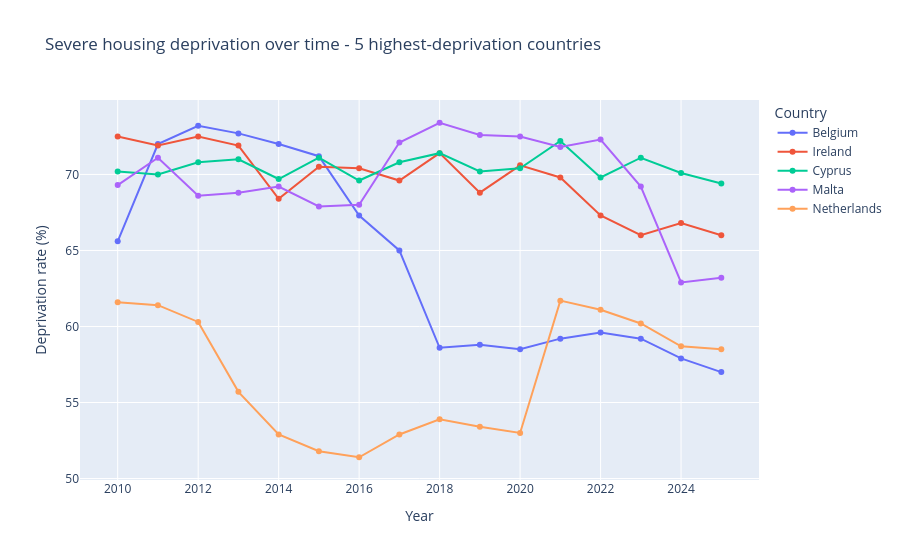

The notebook cell saved with this chart:
### Code cell
# plot 5: deprivation over time for top 5 worst countries
# useful for tracking whether ESF+ funding is having an impact

top5 = latest_dep.sort_values("deprivation_rate", ascending=False).head(5)["geo"].tolist()
dep_top5 = df_deprivation_clean[df_deprivation_clean["geo"].isin(top5)]

fig5 = px.line(
    dep_top5, x="year", y="deprivation_rate", color="geo", markers=True,
    title="Severe housing deprivation over time - 5 highest-deprivation countries",
    labels={"deprivation_rate": "Deprivation rate (%)", "year": "Year", "geo": "Country"}
)
fig5.show()

### Figure 1 — Plotly figure (JSON) as saved in the notebook; plotly's stock layout.template omitted (floating-point values rounded to 4 significant figures)
{"data": [{"hovertemplate": "Country=Belgium<br>Year=%{x}<br>Deprivation rate (%)=%{y}<extra></extra>", "legendgroup": "Belgium", "line": {"color": "#636efa", "dash": "solid"}, "marker": {"symbol": "circle"}, "mode": "lines+markers", "name": "Belgium", "orientation": "v", "showlegend": true, "type": "scatter", "x": [2010, 2011, 2012, 2013, 2014, 2015, 2016, 2017, 2018, 2019, 2020, 2021, 2022, 2023, 2024, 2025], "xaxis": "x", "y": [65.6, 72.0, 73.2, 72.7, 72.0, 71.2, 67.3, 65.0, 58.6, 58.8, 58.5, 59.2, 59.6, 59.2, 57.9, 57.0], "yaxis": "y"}, {"hovertemplate": "Country=Ireland<br>Year=%{x}<br>Deprivation rate (%)=%{y}<extra></extra>", "legendgroup": "Ireland", "line": {"color": "#EF553B", "dash": "solid"}, "marker": {"symbol": "circle"}, "mode": "lines+markers", "name": "Ireland", "orientation": "v", "showlegend": true, "type": "scatter", "x": [2010, 2011, 2012, 2013, 2014, 2015, 2016, 2017, 2018, 2019, 2020, 2021, 2022, 2023, 2024, 2025], "xaxis": "x", "y": [72.5, 71.9, 72.5, 71.9, 68.4, 70.5, 70.4, 69.6, 71.4, 68.8, 70.6, 69.8, 67.3, 66.0, 66.8, 66.0], "yaxis": "y"}, {"hovertemplate": "Country=Cyprus<br>Year=%{x}<br>Deprivation rate (%)=%{y}<extra></extra>", "legendgroup": "Cyprus", "line": {"color": "#00cc96", "dash": "solid"}, "marker": {"symbol": "circle"}, "mode": "lines+markers", "name": "Cyprus", "orientation": "v", "showlegend": true, "type": "scatter", "x": [2010, 2011, 2012, 2013, 2014, 2015, 2016, 2017, 2018, 2019, 2020, 2021, 2022, 2023, 2024, 2025], "xaxis": "x", "y": [70.2, 70.0, 70.8, 71.0, 69.7, 71.1, 69.6, 70.8, 71.4, 70.2, 70.4, 72.2, 69.8, 71.1, 70.1, 69.4], "yaxis": "y"}, {"hovertemplate": "Country=Malta<br>Year=%{x}<br>Deprivation rate (%)=%{y}<extra></extra>", "legendgroup": "Malta", "line": {"color": "#ab63fa", "dash": "solid"}, "marker": {"symbol": "circle"}, "mode": "lines+markers", "name": "Malta", "orientation": "v", "showlegend": true, "type": "scatter", "x": [2010, 2011, 2012, 2013, 2014, 2015, 2016, 2017, 2018, 2019, 2020, 2021, 2022, 2023, 2024, 2025], "xaxis": "x", "y": [69.3, 71.1, 68.6, 68.8, 69.2, 67.9, 68.0, 72.1, 73.4, 72.6, 72.5, 71.8, 72.3, 69.2, 62.9, 63.2], "yaxis": "y"}, {"hovertemplate": "Country=Netherlands<br>Year=%{x}<br>Deprivation rate (%)=%{y}<extra></extra>", "legendgroup": "Netherlands", "line": {"color": "#FFA15A", "dash": "solid"}, "marker": {"symbol": "circle"}, "mode": "lines+markers", "name": "Netherlands", "orientation": "v", "showlegend": true, "type": "scatter", "x": [2010, 2011, 2012, 2013, 2014, 2015, 2016, 2017, 2018, 2019, 2020, 2021, 2022, 2023, 2024, 2025], "xaxis": "x", "y": [61.6, 61.4, 60.3, 55.7, 52.9, 51.8, 51.4, 52.9, 53.9, 53.4, 53.0, 61.7, 61.1, 60.2, 58.7, 58.5], "yaxis": "y"}], "layout": {"legend": {"title": {"text": "Country"}, "tracegroupgap": 0}, "title": {"text": "Severe housing deprivation over time - 5 highest-deprivation countries"}, "xaxis": {"anchor": "y", "domain": [0, 1], "title": {"text": "Year"}}, "yaxis": {"anchor": "x", "domain": [0, 1], "title": {"text": "Deprivation rate (%)"}}}}
